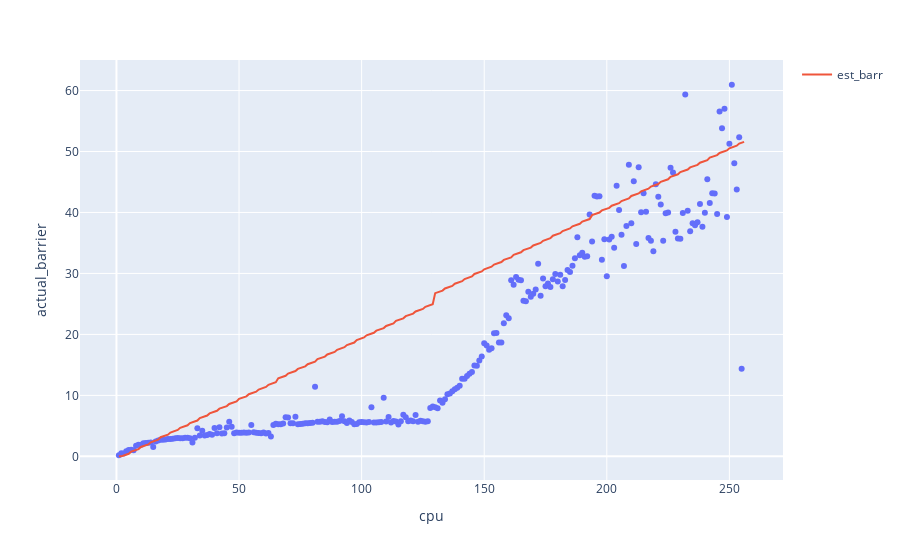

The notebook cell saved with this chart:
### Code cell
fig = px.scatter(df, x="cpu", y="actual_barrier")
fig.add_trace(go.Scatter(x=df["cpu"], y=df["estimate_barrier"], mode="lines", name="est_barr"))

### Figure 1 — Plotly figure (JSON) as saved in the notebook; plotly's stock layout.template omitted (floating-point values rounded to 4 significant figures; data arrays with more than 128 entries replaced by an {"elided": "..."} marker saying what was removed)
{"data": [{"hovertemplate": "cpu=%{x}<br>actual_barrier=%{y}<extra></extra>", "legendgroup": "", "marker": {"color": "#636efa", "symbol": "circle"}, "mode": "markers", "name": "", "orientation": "v", "showlegend": false, "type": "scatter", "x": {"elided": "256 int values"}, "xaxis": "x", "y": {"elided": "256 float values"}, "yaxis": "y"}, {"mode": "lines", "name": "est_barr", "type": "scatter", "x": {"elided": "256 int values"}, "y": {"elided": "256 float values"}}], "layout": {"legend": {"tracegroupgap": 0}, "margin": {"t": 60}, "xaxis": {"anchor": "y", "domain": [0, 1], "title": {"text": "cpu"}}, "yaxis": {"anchor": "x", "domain": [0, 1], "title": {"text": "actual_barrier"}}}}
